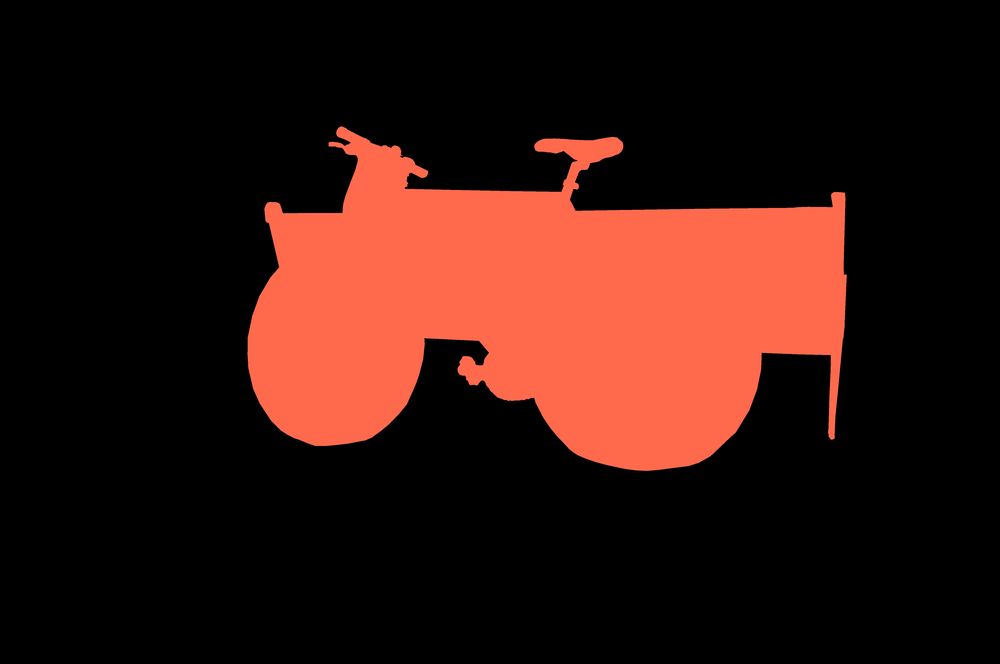
#> input picture data/bicycle/masks_gt/_DSC8679.png, 1000 x 664 px, shrunk from 4946 x 3286 before the run; its folder holds only this picture in this run
$ python masks_metrics.py
#> lines starting #> are read from the running program, lines starting #| are printed output that depends on the picture; after the words box and inside, x2 and y2 are one past the last pixel; in counts of white or black regions, pixels touching at a corner belong together
import os
import cv2
import numpy as np
from glob import glob

def calculate_metrics(gt_path, gen_path):
    # Get list of files in gt_path
#> called with gt_path = 'data/kitchen/masks_gt', gen_path = 'output/kitchen/exp1/mesh/mask'
    gt_files = glob(os.path.join(gt_path, "*.png"))

    # Initialize metrics
    total_iou, total_dice, total_precision, total_recall, total_f1 = 0, 0, 0, 0, 0
    num_files = len(gt_files)

    for gt_file in gt_files:
        # Load ground truth mask
        gt_mask = cv2.imread(gt_file, cv2.IMREAD_COLOR)
#> gt_mask is the input picture: shape (664, 1000, 3); mean B, G, R 15.2, 20.9, 50.2
        gt_mask = (gt_mask[:, :, 2] > 0).astype(np.uint8)  # Red channel as binary mask
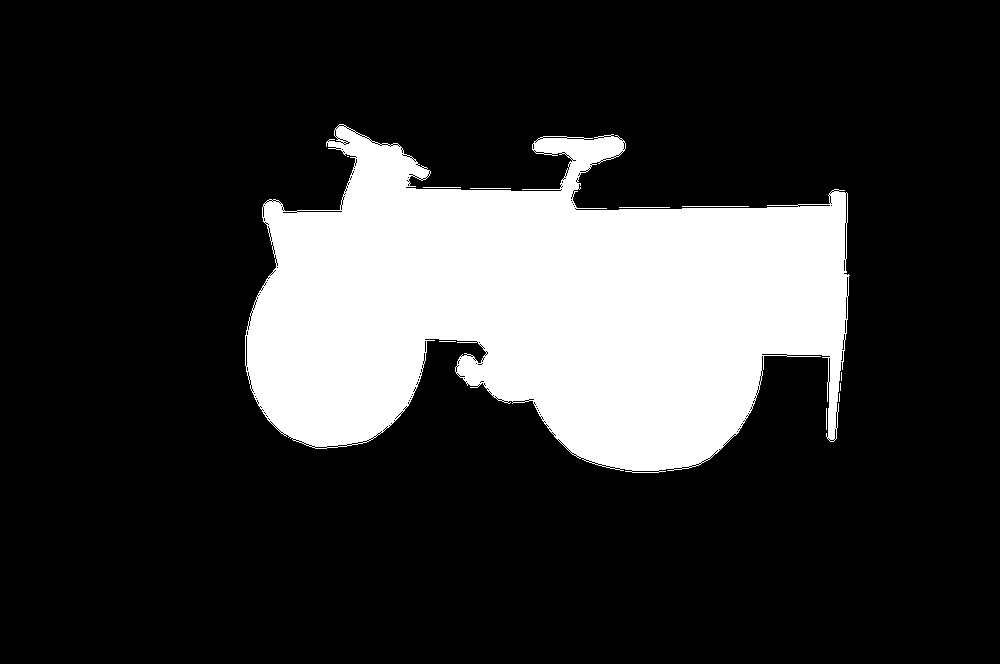
#> gt_mask: shape (664, 1000); values 0 (black) and 1 (white), 20.3% white; 11 white regions (5 under 20 px), largest, box (x1, y1, x2, y2) and area: (245, 124, 850, 473) 134498, (682, 206, 749, 207) 67, (619, 207, 670, 208) 51, (470, 188, 511, 189) 41, (423, 187, 461, 188) 38, (826, 408, 827, 430) 22

        # Find the corresponding generated mask
        gen_file = os.path.join(gen_path, os.path.basename(gt_file))
        if not os.path.exists(gen_file):
            print(f"Warning: Generated mask not found for {gt_file}")
            num_files -= 1
            continue

        # Load generated mask
        gen_mask = cv2.imread(gen_file, cv2.IMREAD_GRAYSCALE)
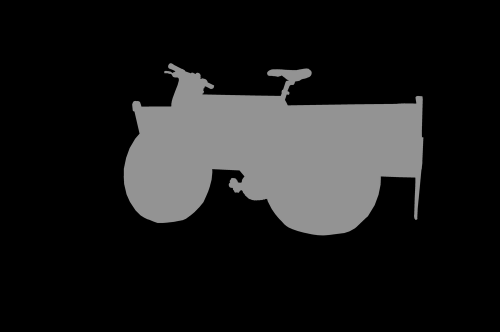
#> gen_mask: shape (664, 1000) (shown at 1/2 size); min 0, max 158, mean 29
        gen_mask = (gen_mask > 0).astype(np.uint8)  # Convert to binary mask
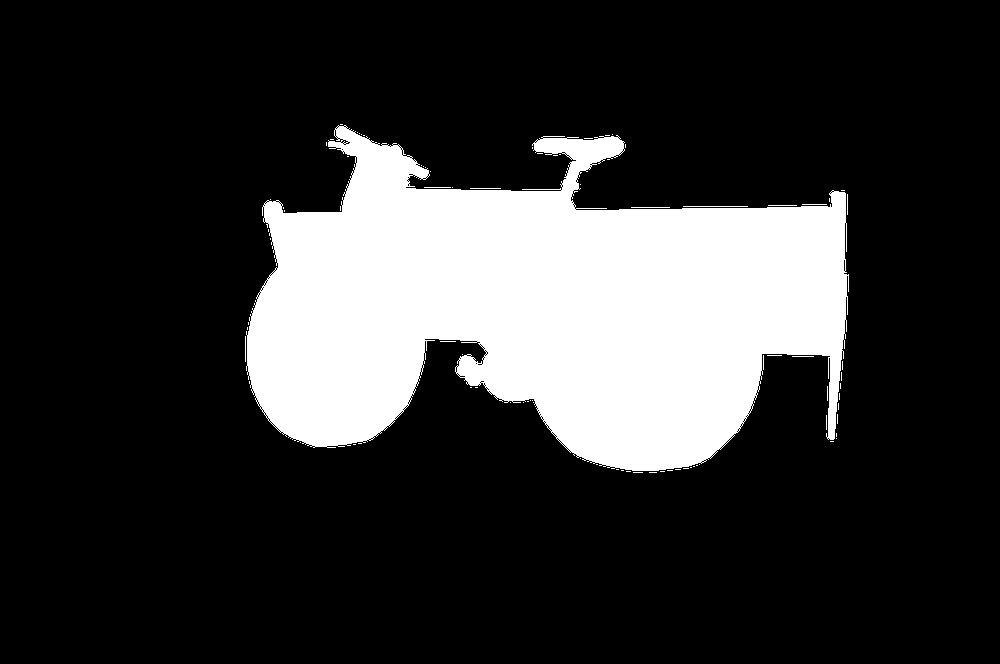
#> gen_mask: shape (664, 1000); values 0 (black) and 1 (white), 20.2% white; 86 white regions (76 under 20 px), largest, box (x1, y1, x2, y2) and area: (246, 125, 849, 471) 133473, (683, 206, 748, 207) 65, (631, 207, 670, 208) 39

        # Calculate metrics
        intersection = np.logical_and(gt_mask, gen_mask).sum()
#> intersection = 134068
        union = np.logical_or(gt_mask, gen_mask).sum()
#> union = 134762
        gt_sum = gt_mask.sum()
#> gt_sum = 134762
        gen_sum = gen_mask.sum()
#> gen_sum = 134068

        # Avoid division by zero
        iou = intersection / union if union > 0 else 0
#> iou = 0.995
        dice = 2 * intersection / (gt_sum + gen_sum) if (gt_sum + gen_sum) > 0 else 0
#> dice = 0.997
        precision = intersection / gen_sum if gen_sum > 0 else 0
#> precision = 1
        recall = intersection / gt_sum if gt_sum > 0 else 0
#> recall = 0.995
        f1 = 2 * precision * recall / (precision + recall) if (precision + recall) > 0 else 0
#> f1 = 0.997

        # Accumulate metrics
        total_iou += iou
#> total_iou = 0.995
        total_dice += dice
#> total_dice = 0.997
        total_precision += precision
#> total_precision = 1
        total_recall += recall
#> total_recall = 0.995
        total_f1 += f1
#> total_f1 = 0.997

    # Calculate averages
    if num_files > 0:
        avg_iou = total_iou / num_files
#> avg_iou = 0.995
        avg_dice = total_dice / num_files
#> avg_dice = 0.997
        avg_precision = total_precision / num_files
#> avg_precision = 1
        avg_recall = total_recall / num_files
#> avg_recall = 0.995
        avg_f1 = total_f1 / num_files
#> avg_f1 = 0.997
    else:
        avg_iou = avg_dice = avg_precision = avg_recall = avg_f1 = 0

    return {
        "IoU": avg_iou,
        "Dice Coefficient": avg_dice,
        "Precision": avg_precision,
        "Recall": avg_recall,
        "F1 Score": avg_f1,
    }

def run_metrics(object_name):
    gt_path = f"data/{object_name}/masks_gt"
    gen_path = f"output/{object_name}/exp1/mesh/mask"

    # Calculate metrics
    # Calculate metrics
    metrics = calculate_metrics(gt_path, gen_path)
#> metrics = {'IoU': 0.995, 'Dice Coefficient': 0.997, 'Precision': 1, 'Recall': 0.995, 'F1 Score': 0.997}


    # Print metrics
    print("Average Metrics:")
    for metric, value in metrics.items():
        print(f"{metric}: {value:.4f}")
#> this loop made 5 passes
#> (metric, value) on passes 1 to 5: ('IoU', 0.995), ('Dice Coefficient', 0.997), ('Precision', 1), ('Recall', 0.995), ('F1 Score', 0.997)
#> (printed output is left out)


    # Write metrics to a file
    output_file = f"metrics_results_{object_name}.txt"
    with open(output_file, "w") as f:
        f.write("Average Metrics:\n")
        for metric, value in metrics.items():
            f.write(f"{metric}: {value:.4f}\n")

    print(f"Metrics have been written to {output_file}")

run_metrics("kitchen")
run_metrics("bonsai")
#> the loop in run_metrics (call 2), `for metric, value in metrics.items():` made 5 passes
#> (printed output is left out)
run_metrics("garden")

$ run again, on data/bicycle/masks_gt/_DSC8697.png
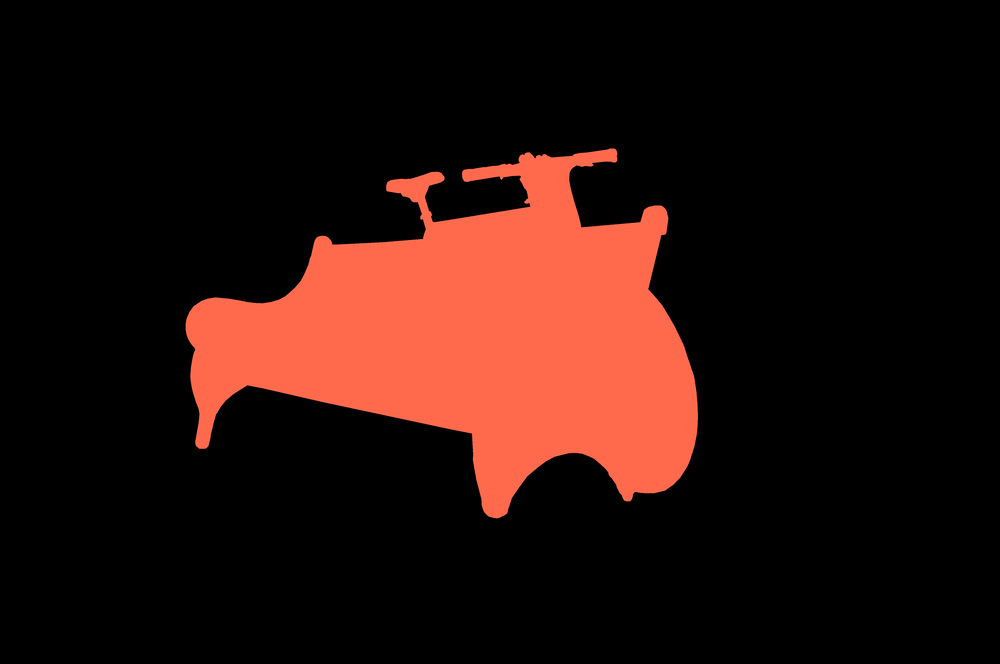
#> input picture data/bicycle/masks_gt/_DSC8697.png, 1000 x 664 px, shrunk from 4946 x 3286 before the run
#> in calculate_metrics, gt_mask is the input picture: shape (664, 1000, 3); mean B, G, R 11.8, 16.3, 39.1
#> in calculate_metrics, `gt_mask = (gt_mask[:, :, 2] > 0).astype(np.uint8)`:
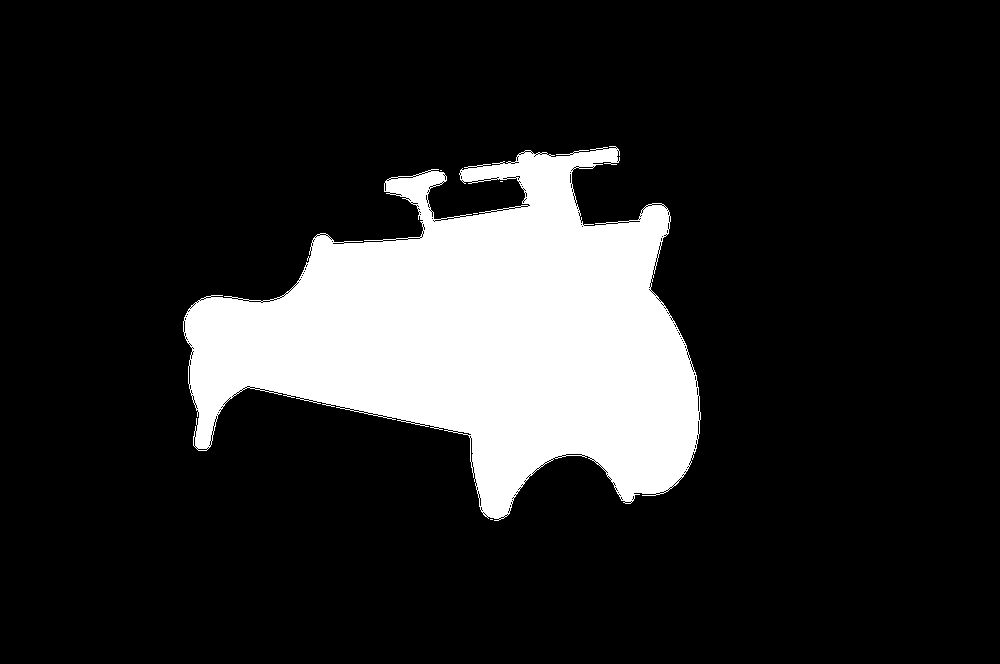
#> gt_mask: shape (664, 1000); values 0 (black) and 1 (white), 15.9% white; 5 white regions (4 under 20 px), largest, box (x1, y1, x2, y2) and area: (183, 146, 701, 521) 105316
#> in calculate_metrics, `gen_mask = (gen_mask > 0).astype(np.uint8)`:
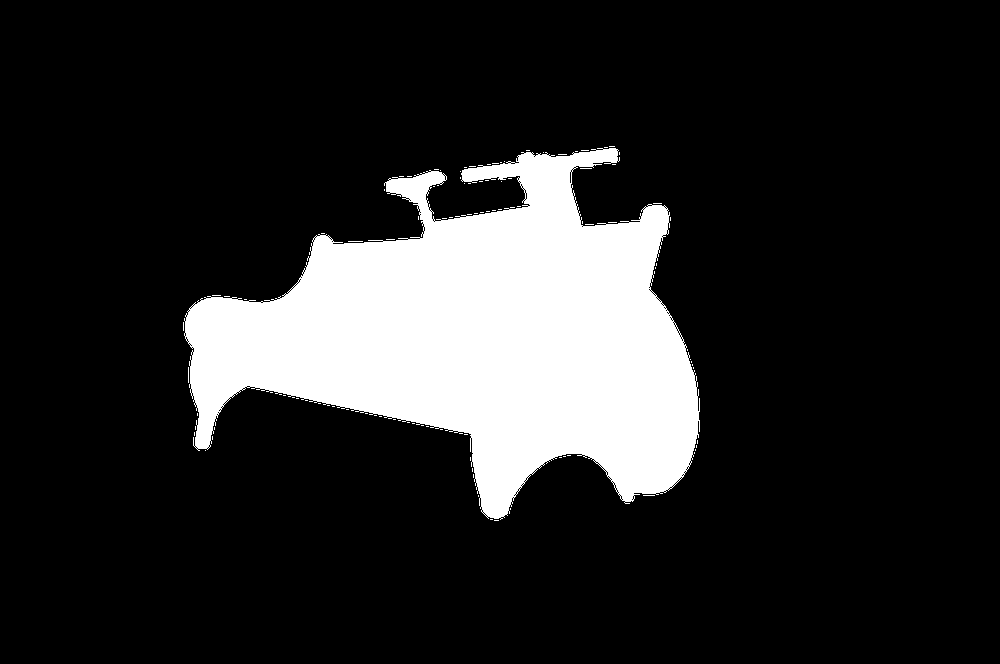
#> gen_mask: shape (664, 1000); values 0 (black) and 1 (white), 15.8% white; 107 white regions (106 under 20 px), largest, box (x1, y1, x2, y2) and area: (184, 148, 700, 520) 104306
#> intersection = 104739
#> union = 105329
#> gen_sum = 104739
#> iou = 0.994
#> dice = 0.997
#> precision = 1
#> recall = 0.994
#> f1 = 0.997
#> total_iou = 0.994
#> total_dice = 0.997
#> total_precision = 1
#> total_recall = 0.994
#> total_f1 = 0.997
#> avg_iou = 0.994
#> avg_dice = 0.997
#> avg_precision = 1
#> avg_recall = 0.994
#> avg_f1 = 0.997
#> metrics = {'IoU': 0.994, 'Dice Coefficient': 0.997, 'Precision': 1, 'Recall': 0.994, 'F1 Score': 0.997}
#> the loop in run_metrics, `for metric, value in metrics.items():` made 5 passes
#> (metric, value) on passes 1 to 5: ('IoU', 0.994), ('Dice Coefficient', 0.997), ('Precision', 1), ('Recall', 0.994), ('F1 Score', 0.997)
#> (printed output is left out)
#> the loop in run_metrics (call 2), `for metric, value in metrics.items():` made 5 passes
#> (printed output is left out)

$ run again, on data/bicycle/masks_gt/_DSC8703.png
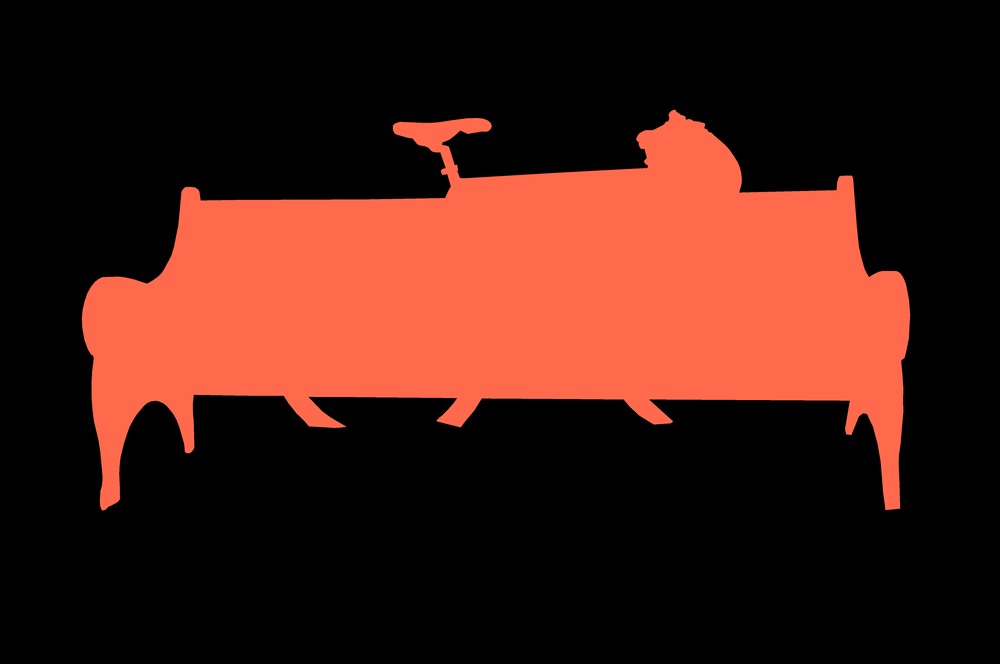
#> input picture data/bicycle/masks_gt/_DSC8703.png, 1000 x 664 px, shrunk from 4946 x 3286 before the run
#> in calculate_metrics, gt_mask is the input picture: shape (664, 1000, 3); mean B, G, R 20.6, 28.3, 68
#> in calculate_metrics, `gt_mask = (gt_mask[:, :, 2] > 0).astype(np.uint8)`:
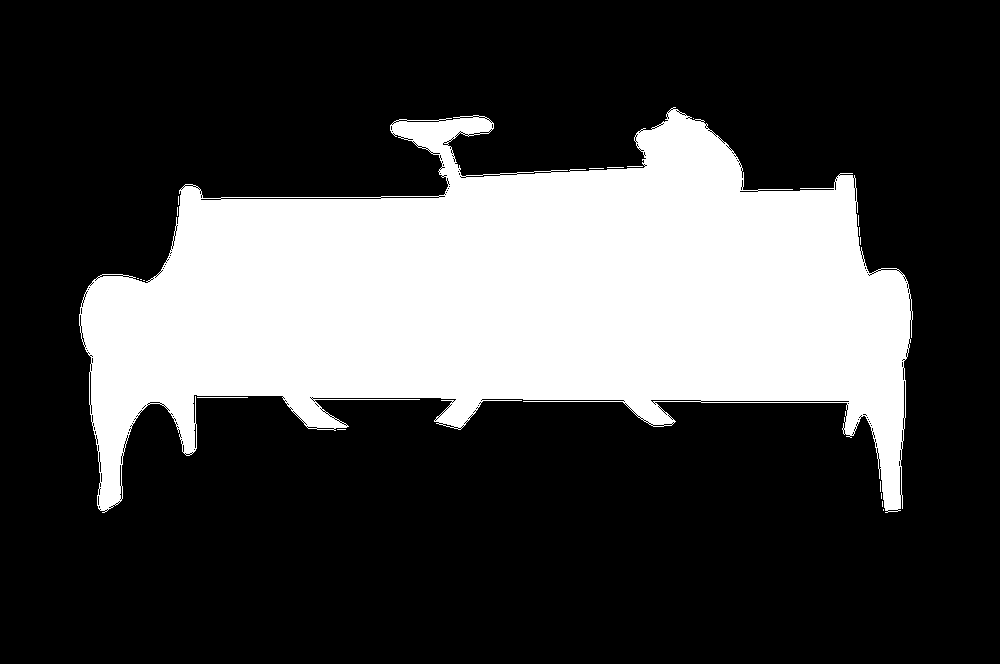
#> gt_mask: shape (664, 1000); values 0 (black) and 1 (white), 27.5% white; 19 white regions (17 under 20 px), largest, box (x1, y1, x2, y2) and area: (79, 107, 913, 513) 182121, (197, 397, 248, 398) 51
#> in calculate_metrics, `gen_mask = (gen_mask > 0).astype(np.uint8)`:
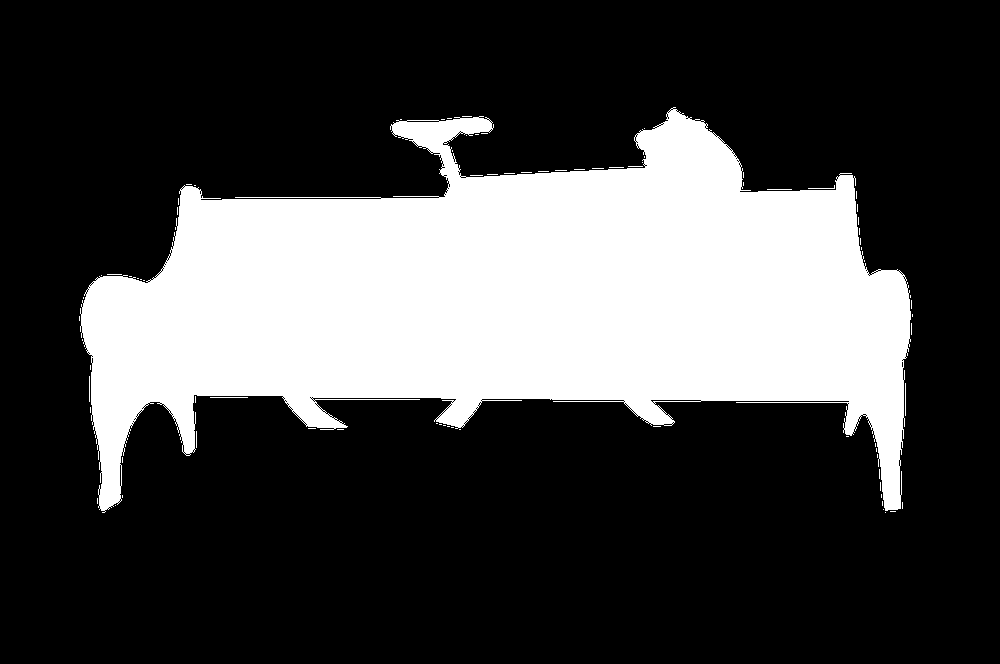
#> gen_mask: shape (664, 1000); values 0 (black) and 1 (white), 27.3% white; 83 white regions (77 under 20 px), largest, box (x1, y1, x2, y2) and area: (80, 107, 911, 513) 180887, (210, 397, 248, 398) 38, (905, 383, 906, 416) 33, (808, 185, 835, 189) 30, (89, 376, 90, 402) 26, (767, 189, 792, 190) 25
#> intersection = 181488
#> union = 182307
#> gen_sum = 181488
#> iou = 0.996
#> dice = 0.998
#> precision = 1
#> recall = 0.996
#> f1 = 0.998
#> total_iou = 0.996
#> total_dice = 0.998
#> total_precision = 1
#> total_recall = 0.996
#> total_f1 = 0.998
#> avg_iou = 0.996
#> avg_dice = 0.998
#> avg_precision = 1
#> avg_recall = 0.996
#> avg_f1 = 0.998
#> metrics = {'IoU': 0.996, 'Dice Coefficient': 0.998, 'Precision': 1, 'Recall': 0.996, 'F1 Score': 0.998}
#> the loop in run_metrics, `for metric, value in metrics.items():` made 5 passes
#> (metric, value) on passes 1 to 5: ('IoU', 0.996), ('Dice Coefficient', 0.998), ('Precision', 1), ('Recall', 0.996), ('F1 Score', 0.998)
#> (printed output is left out)
#> the loop in run_metrics (call 2), `for metric, value in metrics.items():` made 5 passes
#> (printed output is left out)
